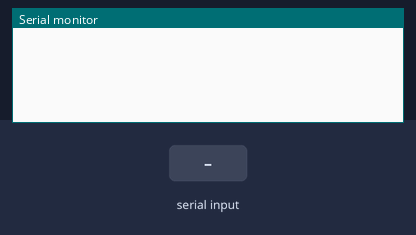
Simulated run of this sketch. Board: Arduino Uno, built with avr-gcc and run on an emulated ATmega328P. Shown: the last lines printed to the serial monitor. The test bench sets the inputs (shaded band).

Above: at 1.2 s.
1.3 s: "." received over the second serial link
At 3.1 s:
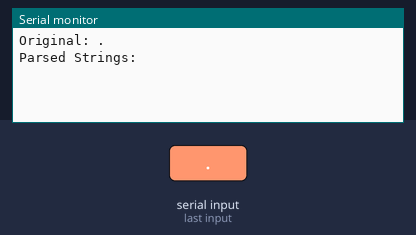
3.8 s: "1" received over the second serial link
At 6.2 s:
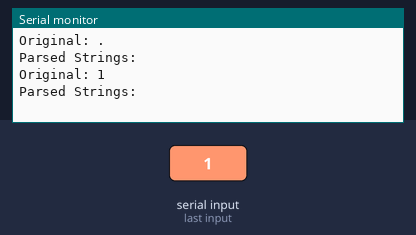

Measured:
- after the input at 1.3 s, the serial monitor: prints a new line after 1.0 s (image 1)
- after the input at 3.8 s, the serial monitor: prints a new line after 1.0 s (image 2)

The sketch:

Bluetooth.ino
```cpp
#include <SoftwareSerial.h>
#include <string.h>
#define LED_PIN 2

SoftwareSerial mySerial(3, 2); // RX, TX
// Connect HM10      Arduino Uno
//     Pin 1/TXD          Pin 3
//     Pin 2/RXD          Pin 2

void setup() {
  Serial.begin(9600);
  // If the baudrate of the HM-10 module has been updated,
  // you may need to change 9600 by another value
  // Once you have found the correct baudrate,
  // you can update it using AT+BAUDx command
  // e.g. AT+BAUD0 for 9600 bauds
  mySerial.begin(9600);
}

int array_size;
void loop() {
  String c;
  if (mySerial.available()) {
    c = mySerial.readString();
    //c = "up.right.left.";
    Serial.print("Original: ");
    Serial.println(c);
    String *s;
    s = parseCommand(c);
  }
}

String * parseCommand(String s){ //separates string whenever a period is read
    int periods = 0;
    for (int i = 0; i < s.length(); i++){ //checks every character in string
        if (s[i] == '.'){ //finds number of periods in string
          periods++;
        }
    }

    array_size = periods;
    String myarray[periods]; //size of array is num of periods
    String temp = "";
    int index = 0;
    for (int i = 0; i < s.length(); i++){
        if (s[i] != '.'){
          temp += s[i];
        }
        if (s[i] == '.'){
          myarray[index] = temp;
          index++;
          temp = "";
        }
    }
    Serial.println("Parsed Strings: "); //Separated commands are in this for loop
    for (int j = 0; j < array_size; j++){
        Serial.println(myarray[j]); //modify code here to use
    }

    return myarray;
}
```
